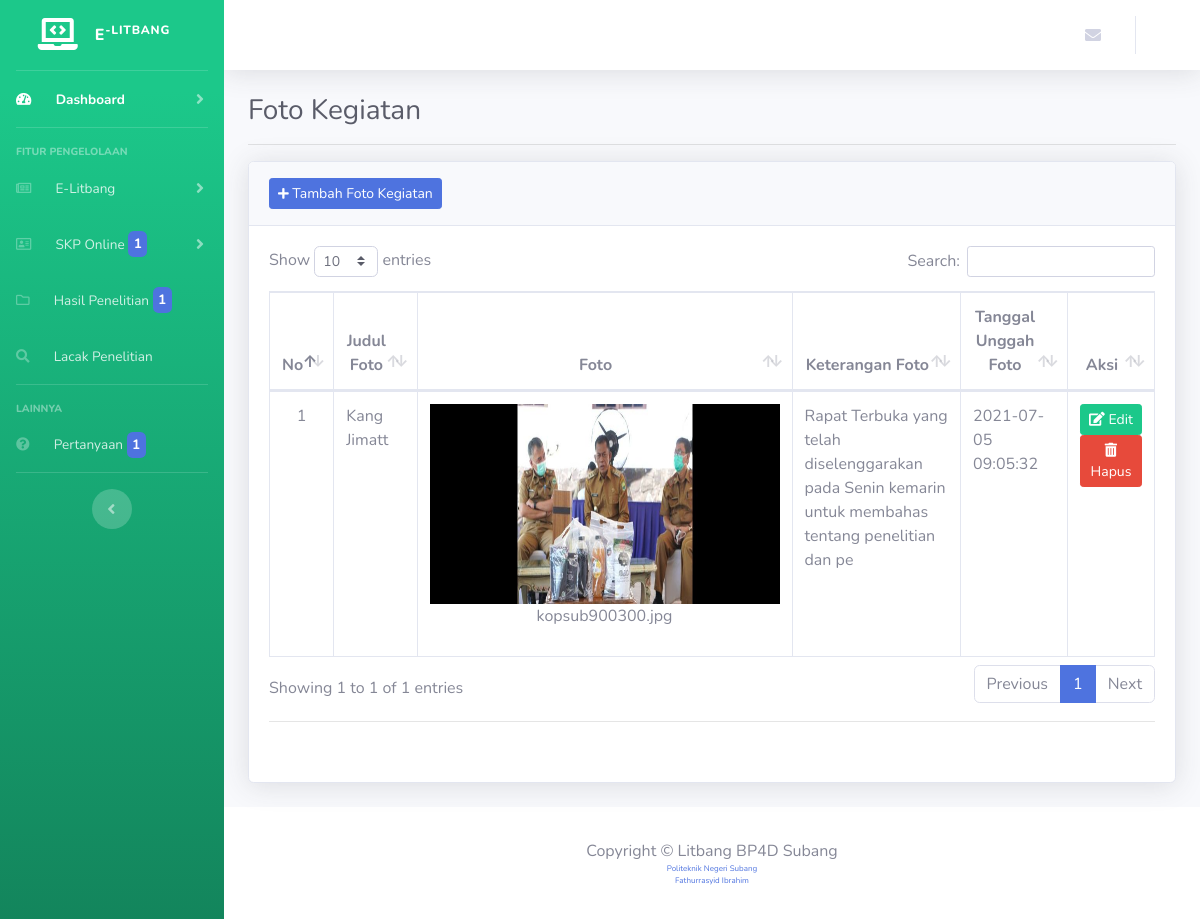
Page /litbang/foto_kegiatan (signed in) on the committed database.
### tables this page shows
CREATE TABLE `dokumentasifoto` (
  `id_foto` int(11) NOT NULL,
  `judulfoto` varchar(100) NOT NULL,
  `foto` varchar(100) NOT NULL,
  `keteranganfoto` varchar(100) NOT NULL,
  `tanggalunggahfoto` timestamp NOT NULL DEFAULT CURRENT_TIMESTAMP ON UPDATE CURRENT_TIMESTAMP
);

### application/controllers/SKP/Litbang/FotoKegiatan.php (called while the page is built, shortened)
<?php
class FotoKegiatan extends CI_Controller {
	public function index()
	{
		$data['foto'] = $this->db->get('dokumentasifoto')->result_array();
		$this->load->view('templates/litbang/header');
		$this->load->view('templates/litbang/sidebar');
		$this->load->view('templates/admin/srponline/navbar');
		$this->load->view('litbang/fotoKegiatan', $data);
		$this->load->view('templates/admin/srponline/footer');
	}
}

### index.php (called while the page is built, shortened)
<?php
require_once BASEPATH.'core/CodeIgniter.php';

### application/views/litbang/fotoKegiatan.php (the view, shortened to what this page needs)
<div class="container-fluid">
  <h1 class="h3 mb-2 text-gray-800">Foto Kegiatan</h1>
  <hr>
  <div class="card shadow mb-4">
    <div class="card-header py-3">
      <button class="btn btn-sm btn-primary" data-toggle="modal" data-target="#tambahfoto"><i class="fas fa-plus fa-sm"></i> Tambah Foto Kegiatan</button>
    </div>
    <div class="card-body">
      <div class="table-responsive">
        <table class="table table-bordered" id="dataTable" width="100%" cellspacing="0">
          <thead>
            <tr>
              <th class="not_mapped_style" style="text-align: center;">No</th>
              <th class="not_mapped_style" style="text-align: center;">Judul Foto</th>
              <th class="not_mapped_style" style="text-align: center;">Foto</th>
              <th class="not_mapped_style" style="text-align: center;">Keterangan Foto</th>
              <th class="not_mapped_style" style="text-align: center;">Tanggal Unggah Foto</th>
              <th class="not_mapped_style" style="text-align: center;">Aksi</th>
            </tr>
          </thead>
          <tbody>
            <?php
            $no = 1;
            foreach ($foto as $key) { ?>
              <tr>
                <td align="center"><?php echo $no++ ?></td>
                <td>
                    <?php echo $key ['judulfoto'] ?>
                </td>
                <td>
                  <img align="center" src="<?= base_url('assets/img/elitbang/dokumentasifoto/'.$key ['foto']) ?>" width="350px" height="200px">
                  <p class="text-center"><?php echo $key ['foto'] ?></p>
                </td>
                <td>
                    <?php echo $key ['keteranganfoto'] ?>
                </td>
                <td>
                    <?php echo $key ['tanggalunggahfoto'] ?>
                </td>
                <td class="text-center">
                  <a href="<?= base_url('litbang/foto_kegiatan/edit/' .$key['id_foto']); ?>" class="btn btn-sm btn-success"><i class="fas fa-edit"></i> Edit</a>
                  <button type="button" class="btn btn-sm btn-danger" data-toggle="modal" data-target="#hapusBerita<?= $key['id_foto']; ?>"><i class="fas fa-trash-alt"></i> Hapus</button>
              </td>
              </tr>
            <?php } ?>
          </tbody>
        </table>
        <hr>
        <br>
      </div>
    </div>
    </div>
  </div>
</div>

### rows in the picture
dokumentasifoto: judulfoto "Kang Jimatt", foto (picture), foto "kopsub900300.jpg", keteranganfoto "Rapat Terbuka yang telah diselenggarakan pada Senin kemarin untuk membahas tentang penelitian dan pe", tanggalunggahfoto "2021-07-05 09:05:32"

### other values in the picture
$jumlahPemohon "1"
$jumlahDokumen "1"
$jumlahPertanyaan "1"
